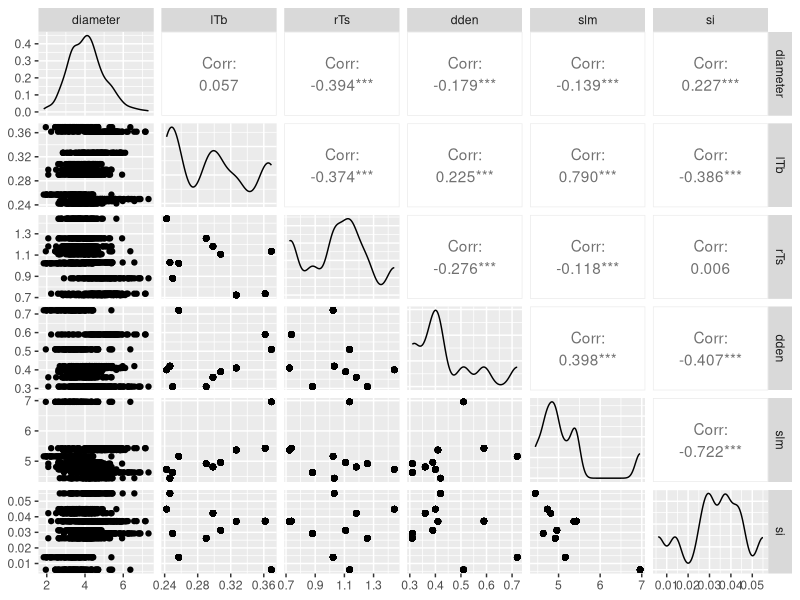
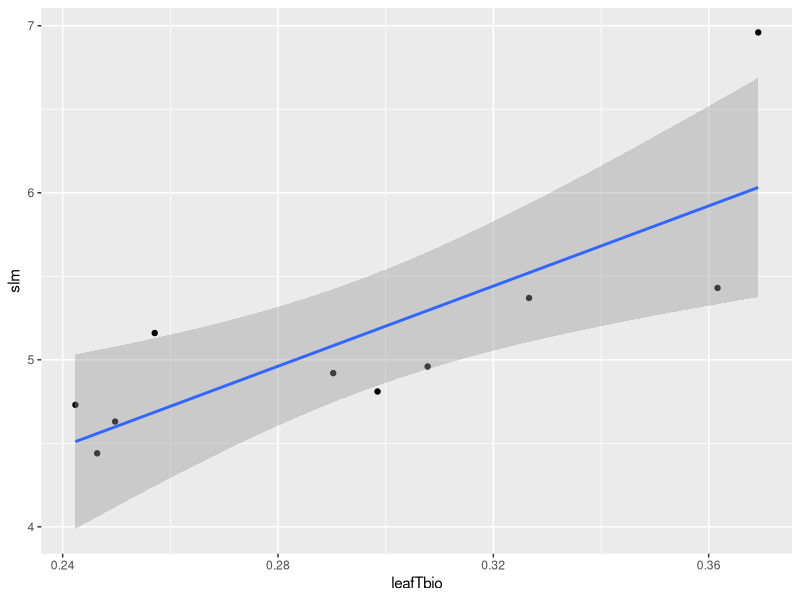

Write the R code that produced these figures, in order.
##### Paper: water inundation sensitivity in dipterocarps
##### author: james margrove 
##### date: 29.01.2017


rm(list=ls())

data <- read.table("./data/newdata.txt", header = T)
trait <- read.table("./data/traits.txt", header = T)
mdden <- rep(NA,800)
for(i in 1:10) mdden[which(data$sp == trait$sp[i])] <- trait$dden[i]
data$mdden <- mdden


require(ggplot2)
require(GGally)
ggpairs(data[,c("diameter","lTb","rTs","dden","slm","si")])
require(car)
vif(glm(surv ~ diameter + lTb + rTs + dden + slm + si + treat, family = "binomial", data))
# the three leaf traits lTb slm and si are colinear in the VIF 
vif(glm(surv ~ diameter + lTb + rTs + dden + si + treat, family = "binomial", data))
# remove slm and all is ok 
vif(glm(surv ~ diameter + rTs + dden + si + slm + treat, family = "binomial", data))
# not OK 
vif(glm(surv ~ diameter + scale(rTs) + scale(dden) + scale(lTb) + slm + treat, family = "binomial", data))
# according to the ltb and slm are co-linear 
ggplot(trait,aes(x=leafTbio,y=slm)) + geom_point() + stat_smooth(method = lm)
# so we find that lTb is a better variable, just remeber that is relates to slm as well 
